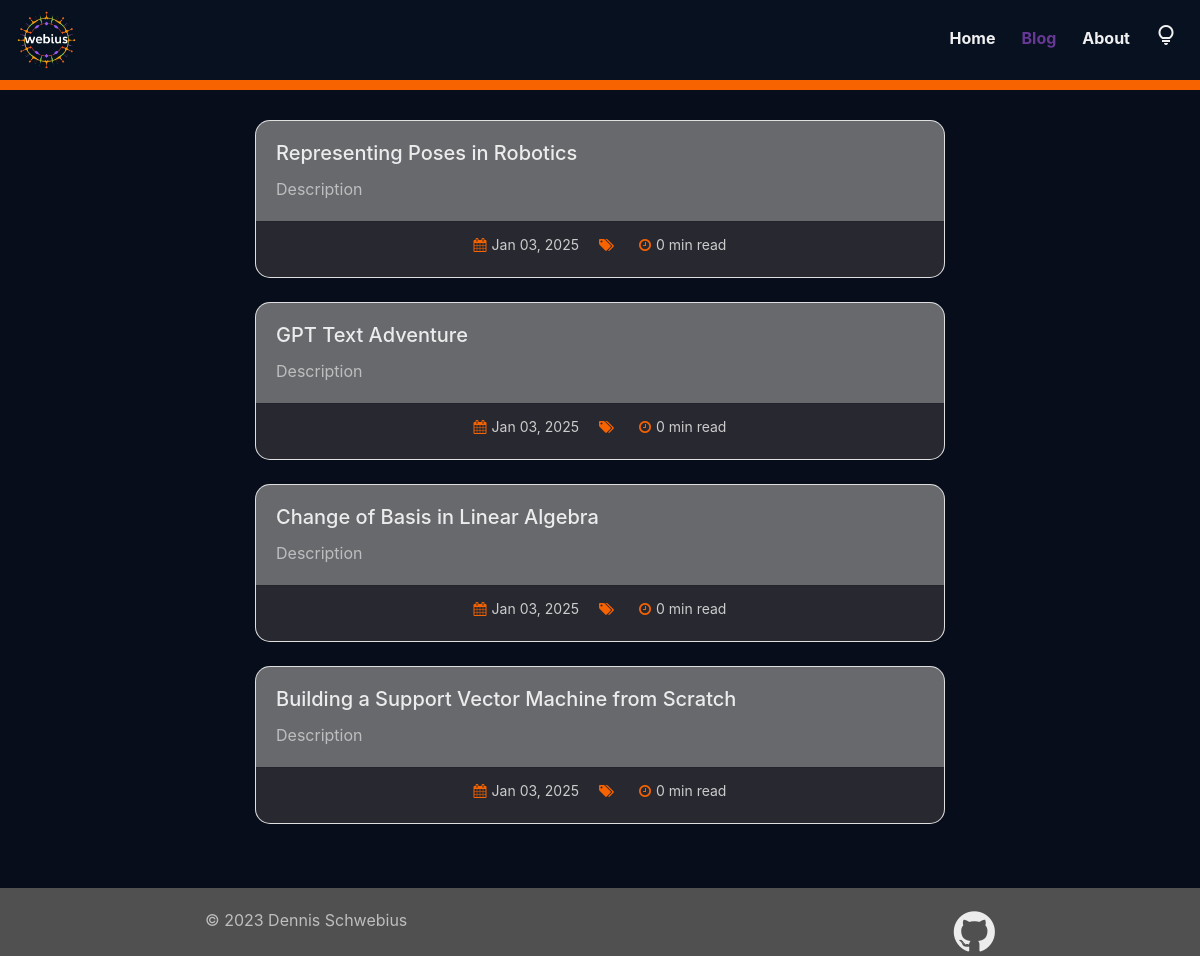
/articles, run on an earlier commit of the app's database.
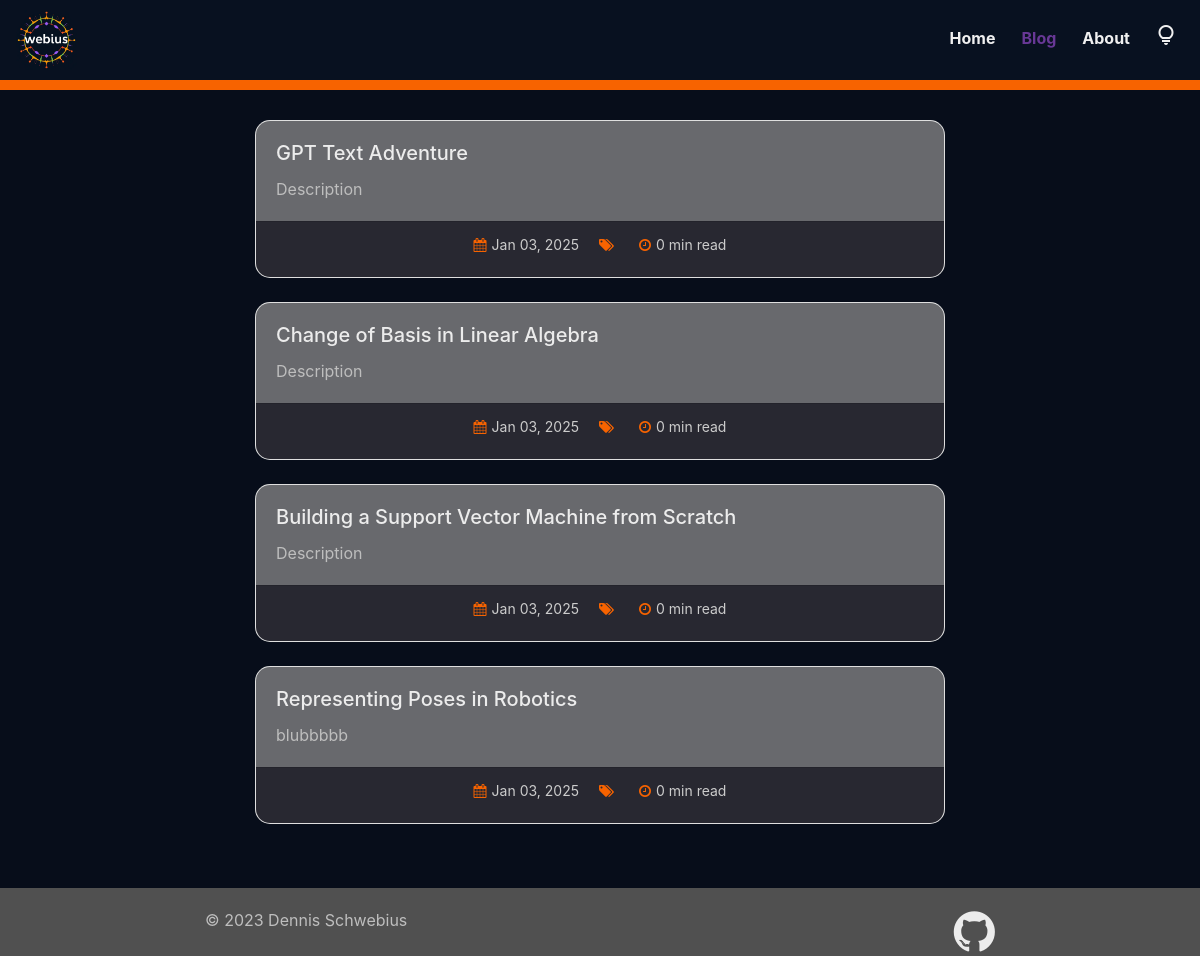
And on a later commit of the database.
### blog/models.py (models this page shows, shortened)
class Article(models.Model):
    id = models.IntegerField(primary_key=True)
    title = models.CharField(max_length=100)
    slug = models.SlugField(unique=True, blank=True)
    date = models.DateTimeField(default=timezone.now)
    description = models.TextField(default="", blank=True)
    content = models.TextField()
    read_time = models.IntegerField(default=0)
    categories = models.ManyToManyField(Category, blank=True, related_name="articles")
    previous_article = models.ForeignKey(
        'self', on_delete=models.SET_NULL, related_name='previous_articles', null=True, blank=True, default=None
    )

### blog/views.py (the view)
# urls.py: path('articles', views.articles, name="blog-articles"),
def articles(request):
    return render(request, 'blog/articles.html', {"articles" : Article.objects.all().order_by('-date')})

### blog/templates/blog/articles.html (shortened to what this page needs)
{% extends "blog/base_footer.html" %}
{% block body %}
<div class="container body">
    <div class="row">
        {% for article in articles %}
            <div class="col-12 mb-4">
                <div class="card h-100">
                    <div class="card-body">
                        <h5 class="card-title">
                            <a href="article/{{ article.slug }}">{{ article.title }}</a>
                        </h5>
                        <p class="card-text">{{ article.description }}</p>
                    </div>
                    <div class="card-footer text-center">
                        <div class="card-meta-icons">
                            <span class="card-meta">
                                <i class="fa fa-calendar"></i>
                                {{ article.date|date:"M d, Y" }}
                            </span>
                            <span class="card-meta">
                                <i class="fa fa-tags"></i>
                            </span>
                            <span class="card-meta">
                                <i class="fa fa-clock-o"></i>
                                {{ article.read_time }} min read
                            </span>
                        </div>
                    </div>
                </div>
            </div>
        {% endfor %}
    </div>
</div>
{% endblock %}

What changed in the data, as far as the page shows it:
changed Article "Representing Poses in Robotics": description "Description" → "blubbbbb"; moves down the list
